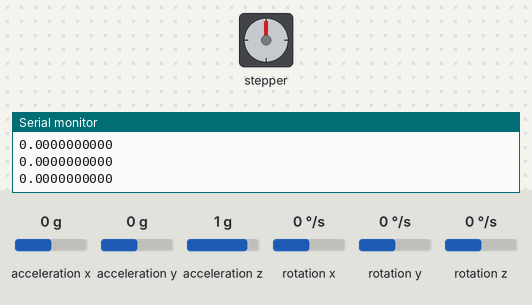
Bench run of a sketch on a simulated Arduino Uno, built with avr-gcc and run on an emulated ATmega328P. Parts: stepper motor, the last lines printed to the serial monitor. Wiring (inferred from the names in the program): stepper motor driver (200 steps per turn assumed): step pin 2; direction pin 5; enable pin 8. The inputs (shaded band) are chosen by the test bench; at power-on: rotation z 0 °/s, acceleration x 0 g, acceleration y 0 g, acceleration z 1 g, rotation x 0 °/s, rotation y 0 °/s.

Above: at 3.3 s.
3.4 s: rotation z set to -192 °/s
At 4.3 s:
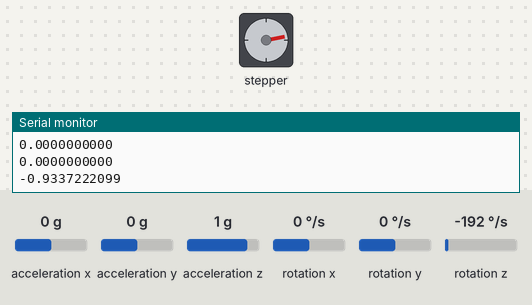
At 6.1 s:
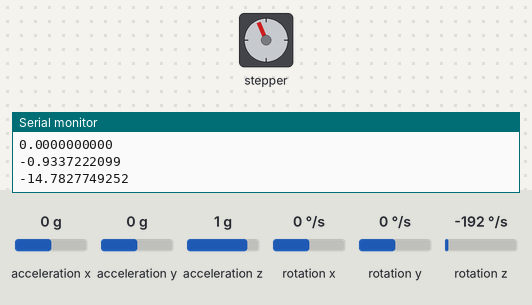
6.4 s: rotation z set to -100 °/s
9.4 s: rotation z set to 0 °/s
12.4 s: rotation z set to 100 °/s
At 15.6 s:
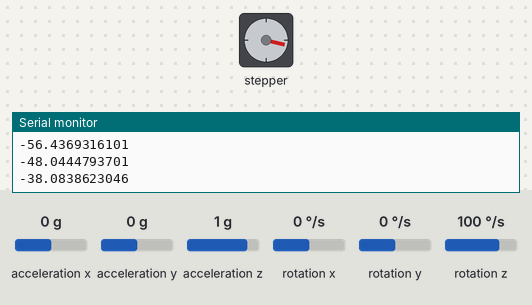
18.4 s: rotation z set to 192 °/s
Timing chart, 0 to 31.4 s (numbered marks = the images above; inputs shaded):
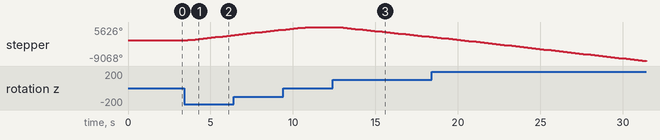

The sketch:

utemvirtualpruebavideo2.ino
```cpp
#include <MPU9250_asukiaaa.h>
#include <Adafruit_BMP280.h>
#include <math.h>
#include <SimpleKalmanFilter.h>

Adafruit_BMP280 bme;
MPU9250_asukiaaa mySensor;

SimpleKalmanFilter kax(0.355,0.355,0.09);

float t,dt;

float vgx = 0;
float vgx2 = 0;
float vgx3 = 0;
float vgx4 = 0;

float vgx41 = 0;

float integral = 0;

float offsetx;

const int stepX = 2;
const int dirX  = 5;
const int stepY = 3;
const int dirY  = 6;
const int stepZ = 4;
const int dirZ  = 7;
const int enPin = 8;

int angulo,anguloactual,n,npasos;
float pasosporangulo = 0.9 ;//360/400

void setup() {
  Serial.begin(115200);
  while (!Serial);
  bme.begin();
  mySensor.beginGyro();

  pinMode(stepX,OUTPUT);
  pinMode(dirX,OUTPUT);

  pinMode(enPin,OUTPUT);

  digitalWrite(enPin,LOW);
  digitalWrite(dirX,HIGH);


for (int i = 0; i <= 1000; i++) {
   mySensor.gyroUpdate();
   vgx = mySensor.gyroZ();
   vgx2 = kax.updateEstimate(vgx);
   }
   offsetx = vgx2;

  delay(200);
}

void loop() {
   t = millis();
   delay(200);
   mySensor.gyroUpdate();
   vgx = mySensor.gyroZ();
   vgx2 = kax.updateEstimate(vgx) - offsetx;
   vgx2 = inverseconstrain(-0.5,0.5,0,vgx2);
   dt = (millis() - t)/1000;
   integral = integral + (dt/2) * (vgx41 + vgx2);
   vgx41 = vgx4;

     angulo = -integral*5.6;

       if( anguloactual != angulo ){

        if( anguloactual < angulo){
            digitalWrite(dirX,HIGH);
             n = angulo - anguloactual;
            npasos = n / pasosporangulo;
        }

        else if( anguloactual > angulo){
            digitalWrite(dirX,LOW);
            n = anguloactual - angulo;
            if( angulo == 0){
               n =anguloactual;
            }
            npasos = n / pasosporangulo;
        }

        for(int x = 0; x < npasos*8.75; x++) {
           digitalWrite(stepX,HIGH);
           delayMicroseconds(1000);
           digitalWrite(stepX,LOW);
           delayMicroseconds(1000);
        }
        anguloactual = angulo;
    }

   Serial.print(integral,10);
   Serial.println();

  }


  float inverseconstrain(float limiteinferior,float limitesuperior,float valordentrodelumbral,float valorentrada){
  float valorsalida;

  if ( limiteinferior < valorentrada && valorentrada < limitesuperior) {
  valorsalida = valordentrodelumbral;
  }
  else {
  valorsalida = valorentrada;
  }
  return valorsalida;
  }
```

Measured:
- after the input at 3.4 s, stepper: keeps turning clockwise at about 758°/s, starting after 0.21 s
- after the input at 12.4 s, stepper: keeps turning counter-clockwise at about 732°/s, starting after 0.20 s
